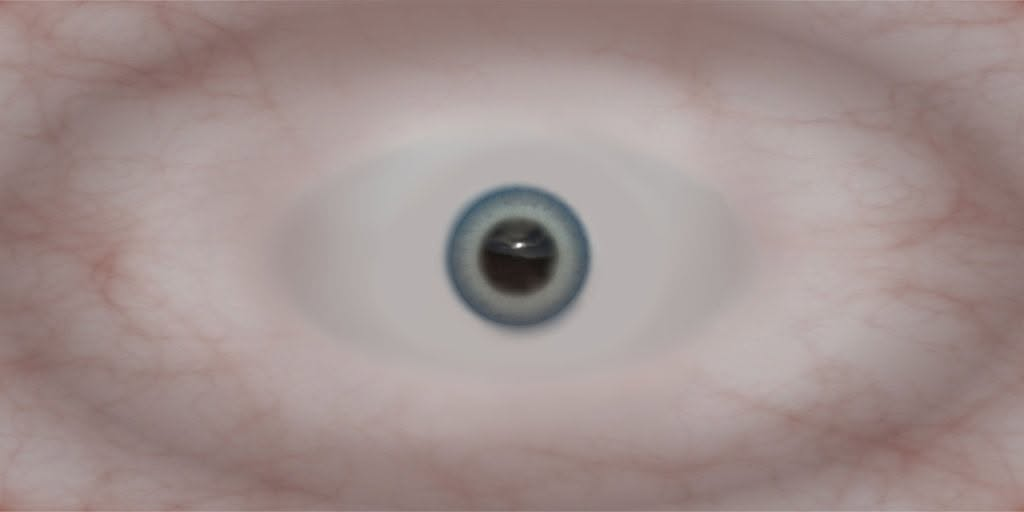
#> input picture Scripts/eye/eye.jpg, 1024 x 512 px; its folder holds only this picture in this run
$ python globe_convert.py eye/eye.jpg
#> lines starting #> are read from the running program, lines starting #| are printed output that depends on the picture; after the words box and inside, x2 and y2 are one past the last pixel; in counts of white or black regions, pixels touching at a corner belong together
"""
globe_convert.py
================
Converts an equirectangular image to a POV globe column array for TM4C123.

Usage:
    python globe_convert.py image.png [options]

    --mode 8bit|4bit     Colour depth (default: 8bit)
    --contrast FLOAT     Contrast multiplier applied before quantisation,
                         e.g. 1.5 boosts contrast 50% (default: 1.0)

Globe geometry:
    144 LEDs span the blade radially (hub to tip).
    LED 0-71   : front face of blade
    LED 72-143 : back face  of blade, stored tip-to-hub so LED 72 sits at
                 the tip adjacent to LED 71 -- seamless image across blade centre.
    NUM_COLUMNS slices cover 180 deg (one full blade pass).
    Front and back faces together reconstruct a full 360 deg equirectangular image.

8-bit output  (--mode 8bit, default):
    palette.h / palette.c   --  const uint8_t palette[256][3]
    globe_data.h / .c       --  const uint8_t globe[NUM_COLUMNS][NUM_LEDS]
                                one byte per LED = palette index

4-bit output  (--mode 4bit):
    palette.h / palette.c   --  const uint8_t palette[16][3]
    globe_data.h / .c       --  const uint8_t globe[NUM_COLUMNS][NUM_LEDS/2]
                                two LEDs packed per byte:
                                  high nibble = even LED index  (i & 1 == 0)
                                  low  nibble = odd  LED index  (i & 1 == 1)
                                matches BuildFrame_4bit() in firmware.
"""

import os
import sys
import re
import argparse
from pathlib import Path
import numpy as np
from PIL import Image, ImageEnhance
from sklearn.cluster import MiniBatchKMeans

# =============================================================================
# CONFIG -- edit these values
# =============================================================================

NUM_COLUMNS   = 140     # Angular slices per 180 deg blade sweep
NUM_LEDS      = 143     # Total LEDs on the blade (LED 0 physically removed)
FRONT_LEDS    = 71      # LEDs on the front face (NUM_LEDS - FRONT_LEDS = back face)
OUTPUT_DIR    = "."     # Directory to write generated files into

# Palette sizes for each mode
PALETTE_SIZES = {
    "8bit": 256,
    "4bit": 16,
}

# =============================================================================
# Naming helpers
# =============================================================================

def sanitize_stem(path: str) -> str:
    stem = Path(path).stem
    stem = re.sub(r'[^A-Za-z0-9_]+', '_', stem).strip('_')
    return stem or "image"

def output_names(image_path: str) -> dict[str, str]:
    stem = sanitize_stem(image_path)
    return {
        "palette_h": f"{stem}_palette.h",
        "palette_c": f"{stem}_palette.c",
        "globe_h":   f"{stem}_data.h",
        "globe_c":   f"{stem}_data.c",
        "stem": stem,
    }

# =============================================================================
# Image loading + preprocessing
# =============================================================================

def load_image(path: str, contrast: float) -> np.ndarray:
    """
    Load and resize the equirectangular image.
    Width  = NUM_COLUMNS * 2  (full 360 deg at column resolution)
    Height = NUM_LEDS         (one pixel per LED radially)

    contrast: multiplier passed to PIL ImageEnhance.Contrast before
              quantisation. 1.0 = unchanged, >1 boosts, <1 flattens.
    """
    img_w = NUM_COLUMNS * 2
    img_h = NUM_LEDS
    img = Image.open(path).convert("RGB")
    img = img.resize((img_w, img_h), Image.LANCZOS)
    if contrast != 1.0:
        img = ImageEnhance.Contrast(img).enhance(contrast)
    return np.array(img, dtype=np.uint8)

# =============================================================================
# Palette generation
# =============================================================================

def build_palette(img: np.ndarray, palette_size: int) -> np.ndarray:
    """
    Build an optimal palette via k-means clustering.
    Returns (palette_size, 3) uint8 RGB array.
    """
    pixels = img.reshape(-1, 3).astype(np.float32)
    km = MiniBatchKMeans(
        n_clusters=palette_size,
        random_state=42,
        n_init=3,
        max_iter=100
    )
    km.fit(pixels)
    return np.clip(km.cluster_centers_, 0, 255).astype(np.uint8)

# =============================================================================
# Quantization
# =============================================================================

def quantize(img: np.ndarray, palette: np.ndarray) -> np.ndarray:
    """
    Map every pixel to its nearest palette index (squared Euclidean distance).
    Returns (height, width) uint8 index array.
    """
    pixels = img.reshape(-1, 3).astype(np.float32)
    pal_f  = palette.astype(np.float32)
    chunk  = 4096
    out    = np.empty(len(pixels), dtype=np.uint8)

    for i in range(0, len(pixels), chunk):
        diff = pixels[i:i+chunk, None, :] - pal_f[None, :, :]  # (chunk, P, 3)
        out[i:i+chunk] = (diff ** 2).sum(axis=2).argmin(axis=1).astype(np.uint8)

    return out.reshape(img.shape[:2])

# =============================================================================
# Globe sampling
# =============================================================================

def sample_globe(idx_img: np.ndarray) -> np.ndarray:
    """
    Sample the quantized index image into a (NUM_COLUMNS, NUM_LEDS) array.

    For each column c:
      angle_front = c / NUM_COLUMNS          (0.0-0.5 across left half of image)
      angle_back  = angle_front + 0.5        (opposite face, right half)

      Front LEDs (0..FRONT_LEDS-1):   sampled hub->tip (top->bottom of image)
      Back  LEDs (FRONT_LEDS..end):   sampled tip->hub (bottom->top of image)

    Returns uint8 array shape (NUM_COLUMNS, NUM_LEDS).
    """
    img_h, img_w = idx_img.shape
    back_leds    = NUM_LEDS - FRONT_LEDS
    globe        = np.zeros((NUM_COLUMNS, NUM_LEDS), dtype=np.uint8)

    for c in range(NUM_COLUMNS):
        a_front = c / NUM_COLUMNS
        a_back  = (a_front + 0.5) % 1.0

        x_front = int(a_front * img_w) % img_w
        x_back  = int(a_back  * img_w) % img_w

        for led in range(FRONT_LEDS):
            y = min(int(((FRONT_LEDS - 1 - led) / FRONT_LEDS) * img_h), img_h - 1)
            globe[c][led] = idx_img[y, x_front]

        for led in range(back_leds):
            y = min(int((led / back_leds) * img_h), img_h - 1)
            globe[c][FRONT_LEDS + led] = idx_img[y, x_back]

    # Force back-face hub LED (last in chain) to black for symmetry.
    # Front = 71 active LEDs, Back = 71 active + 1 black = symmetric.
    globe[:, NUM_LEDS - 1] = 0

    return globe

# =============================================================================
# 4-bit packing
# =============================================================================

def pack_4bit(globe: np.ndarray) -> np.ndarray:
    """
    Pack a (NUM_COLUMNS, NUM_LEDS) index array (values 0-15) into
    a (NUM_COLUMNS, packed_cols) byte array.

    Packing matches BuildFrame_4bit() in firmware:
        high nibble = even LED index  (i & 1 == 0)
        low  nibble = odd  LED index  (i & 1 == 1)

    Handles odd NUM_LEDS: last byte has one LED in high nibble, low nibble = 0.
    """
    assert globe.max() <= 15, "Palette index out of range for 4-bit mode (max 15)"

    packed_cols = (NUM_LEDS + 1) // 2  # 72 bytes for 143 LEDs
    packed = np.zeros((NUM_COLUMNS, packed_cols), dtype=np.uint8)

    for c in range(NUM_COLUMNS):
        for i in range(0, NUM_LEDS - 1, 2):
            packed[c, i // 2] = ((globe[c, i] & 0x0F) << 4) | (globe[c, i + 1] & 0x0F)
        # Odd last LED: high nibble only, low nibble = 0
        if NUM_LEDS % 2 == 1:
            packed[c, packed_cols - 1] = (globe[c, NUM_LEDS - 1] & 0x0F) << 4

    return packed

# =============================================================================
# C file writers
# =============================================================================

def write_palette_h(path: str, header_guard: str, palette_size: int, stem: str) -> None:
    with open(path, "w") as f:
        f.write(
            f"/* {os.path.basename(path)} -- auto-generated by globe_convert.py -- do not edit */\n"
            f"#ifndef {header_guard}\n"
            f"#define {header_guard}\n"
            "#include <stdint.h>\n"
            f"#define PALETTE_SIZE {palette_size}U\n"
            f"extern const uint8_t {stem}_palette[PALETTE_SIZE][3];  /* {{R, G, B}} per entry */\n"
            f"#endif /* {header_guard} */\n"
        )

def write_palette_c(palette: np.ndarray, path: str, header_name: str, stem: str) -> None:
    lines = [
        f"/* {os.path.basename(path)} -- auto-generated by globe_convert.py -- do not edit */",
        f'#include "{header_name}"',
        "",
        f"const uint8_t {stem}_palette[PALETTE_SIZE][3] = {{",
    ]
    for i, (r, g, b) in enumerate(palette):
        lines.append(f"    {{{r:3d}, {g:3d}, {b:3d}}},  /* {i:3d} */")
    lines += ["};", ""]
    with open(path, "w") as f:
        f.write("\n".join(lines))

def write_globe_h_8bit(path: str, header_guard: str, stem: str) -> None:
    with open(path, "w") as f:
        f.write(
            f"/* {os.path.basename(path)} -- auto-generated by globe_convert.py -- do not edit */\n"
            f"#ifndef {header_guard}\n"
            f"#define {header_guard}\n"
            "#include <stdint.h>\n"
            f"#define GLOBE_NUM_COLUMNS {NUM_COLUMNS}U  /* angular slices per 180 deg sweep */\n"
            f"#define GLOBE_NUM_LEDS    {NUM_LEDS}U     /* total LEDs per column */\n"
            f"/* {stem}_data[col][led] = palette index, one byte per LED */\n"
            f"extern const uint8_t {stem}_data[GLOBE_NUM_COLUMNS][GLOBE_NUM_LEDS];\n"
            f"#endif /* {header_guard} */\n"
        )

def write_globe_h_4bit(path: str, header_guard: str, stem: str) -> None:
    packed_leds = (NUM_LEDS + 1) // 2
    with open(path, "w") as f:
        f.write(
            f"/* {os.path.basename(path)} -- auto-generated by globe_convert.py -- do not edit */\n"
            f"#ifndef {header_guard}\n"
            f"#define {header_guard}\n"
            "#include <stdint.h>\n"
            f"#define GLOBE_NUM_COLUMNS   {NUM_COLUMNS}U  /* angular slices per 180 deg sweep */\n"
            f"#define GLOBE_NUM_LEDS      {NUM_LEDS}U     /* total LEDs per column */\n"
            f"#define GLOBE_PACKED_BYTES  {packed_leds}U  /* bytes per column (2 LEDs per byte) */\n"
            f"/* {stem}_data[col][byte]: high nibble = even LED, low nibble = odd LED\n"
            " * Pass column pointer directly to BuildFrame_4bit(). */\n"
            f"extern const uint8_t {stem}_data[GLOBE_NUM_COLUMNS][GLOBE_PACKED_BYTES];\n"
            f"#endif /* {header_guard} */\n"
        )

def write_globe_c(globe: np.ndarray, path: str, header_name: str, mode: str, stem: str) -> None:
    rows, cols = globe.shape
    comment = (
        f"/* {NUM_COLUMNS} columns x {NUM_LEDS} LEDs = {NUM_COLUMNS * NUM_LEDS:,} bytes */"
        if mode == "8bit" else
        f"/* {NUM_COLUMNS} columns x {NUM_LEDS} LEDs packed 4-bit = {rows * cols:,} bytes */"
    )
    dim = "GLOBE_NUM_LEDS" if mode == "8bit" else "GLOBE_PACKED_BYTES"
    lines = [
        f"/* {os.path.basename(path)} -- auto-generated by globe_convert.py -- do not edit */",
        f'#include "{header_name}"',
        "",
        comment,
        f"const uint8_t {stem}_data[GLOBE_NUM_COLUMNS][{dim}] = {{",
    ]
    for c in range(rows):
        row = ", ".join(f"0x{v:02X}" for v in globe[c])
        lines.append(f"    /* col {c:3d} */ {{{row}}},")
    lines += ["};", ""]
    with open(path, "w") as f:
        f.write("\n".join(lines))

# =============================================================================
# Entry point
# =============================================================================

def main():
    parser = argparse.ArgumentParser(
        description="Convert equirectangular image to POV globe C arrays."
    )
    parser.add_argument("image", help="Input image file (equirectangular)")
    parser.add_argument(
        "--mode", choices=["8bit", "4bit"], default="8bit",
        help="Colour depth: 8bit = 256-colour palette (default), "
             "4bit = 16-colour palette packed 2 LEDs/byte"
    )
    parser.add_argument(
        "--contrast", type=float, default=1.0,
        metavar="FLOAT",
        help="Contrast enhancement factor applied before quantisation. "
             "1.0 = no change (default), >1 boosts contrast (e.g. 1.5), "
             "<1 flattens. Useful when source colours are perceptually similar "
             "(e.g. earth blues and greens)."
    )
    args = parser.parse_args()

    image_path   = args.image
    mode         = args.mode
    contrast     = args.contrast
    palette_size = PALETTE_SIZES[mode]

    if not os.path.exists(image_path):
        print(f"Error: '{image_path}' not found.")
        sys.exit(1)

    os.makedirs(OUTPUT_DIR, exist_ok=True)

    print(f"[1/5] Loading:    {image_path}  ({NUM_COLUMNS*2}x{NUM_LEDS} px)"
          + (f"  [contrast x{contrast}]" if contrast != 1.0 else ""))
    img = load_image(image_path, contrast)
#> in load_image, img is the input picture: PIL image 1024x512 RGB; mean R, G, B 161, 144.3, 142.3

    print(f"[2/5] Palette:    k-means {palette_size} colours  [{mode}]")
    palette = build_palette(img, palette_size)
#> palette = 256 rows, first 8: [169, 150, 148], [140, 116, 112], [184, 179, 178], [70, 70, 66], [153, 133, 130], [181, 166, 165], [179, 164, 165], [160, 144, 144]

    print(f"[3/5] Quantize:   mapping pixels to {palette_size} palette indices")
    idx_img = quantize(img, palette)
#> in quantize, `pal_f  = palette.astype(np.float32)`: pal_f has the same summary as palette in main
#> the loop in quantize, `for i in range(0, len(pixels), chunk):` made 10 passes
#> i on passes 2 to 10: 4096, 8192, 12288, 16384, 20480, 24576, 28672, 32768, 36864
#> pass 1, in quantize, `diff = pixels[i:i+chunk, None, :] - pal_f[None, :, :]`:
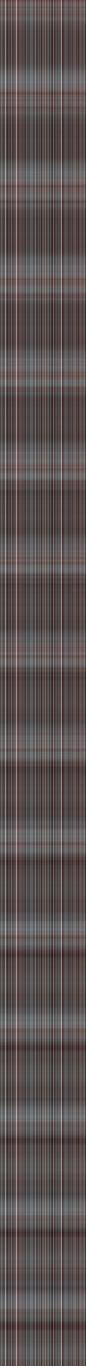
#> diff: shape (4096, 256, 3) float32 (shown at 1/3 size); mean of channels 0, 1, 2 -6.7, -14.1, -15.2; drawn with min black and max white
#> pass 2, in quantize, `diff = pixels[i:i+chunk, None, :] - pal_f[None, :, :]`:
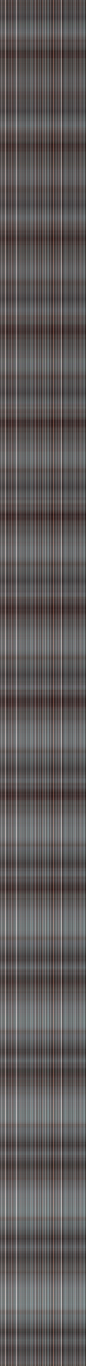
#> diff: shape (4096, 256, 3) float32 (shown at 1/3 size); mean of channels 0, 1, 2 0.4, -3.8, -4; drawn with min black and max white
#> pass 3, in quantize, `diff = pixels[i:i+chunk, None, :] - pal_f[None, :, :]`:
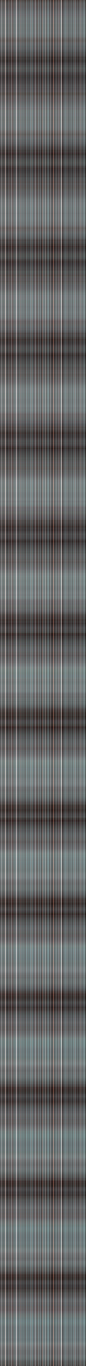
#> diff: shape (4096, 256, 3) float32 (shown at 1/3 size); mean of channels 0, 1, 2 14, 14.7, 15; drawn with min black and max white
#> in quantize, `return out.reshape(img.shape[:2])`:
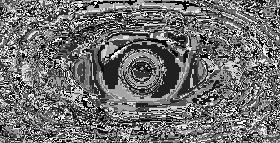
#> returned value: shape (143, 280); min 0, max 255, mean 111.1

    print(f"[4/5] Sampling:   {NUM_COLUMNS} columns x {NUM_LEDS} LEDs "
          f"({FRONT_LEDS} front / {NUM_LEDS - FRONT_LEDS} back)")
    globe = sample_globe(idx_img)
#> after the loop in sample_globe, `for c in range(NUM_COLUMNS):`:
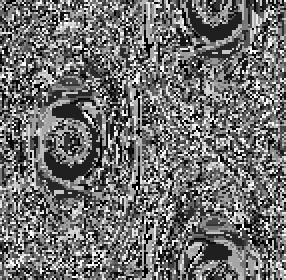
#> globe: shape (140, 143) (shown 2 times larger); min 0, max 255, mean 111.3
#> in sample_globe, `globe[:, NUM_LEDS - 1] = 0`:
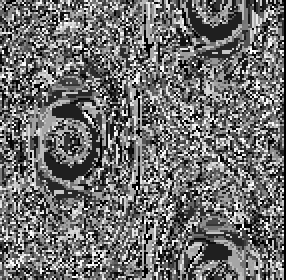
#> globe: shape (140, 143) (shown 2 times larger); 0.7% of pixels changed, all inside (x1, y1, x2, y2) = (142, 0, 143, 140)

    if mode == "4bit":
        print(f"[4b]  Packing:   2 LEDs per byte (high nibble=even, low nibble=odd)")
        globe = pack_4bit(globe)

    names     = output_names(image_path)
    stem      = sanitize_stem(image_path)
    palette_h = os.path.join(OUTPUT_DIR, names["palette_h"])
    palette_c = os.path.join(OUTPUT_DIR, names["palette_c"])
    globe_h   = os.path.join(OUTPUT_DIR, names["globe_h"])
    globe_c   = os.path.join(OUTPUT_DIR, names["globe_c"])

    print(f"[5/5] Writing:    {os.path.abspath(OUTPUT_DIR)}/")
    write_palette_h(palette_h, f"{stem.upper()}_PALETTE_H", palette_size, stem)
    write_palette_c(palette, palette_c, os.path.basename(palette_h), stem)
#> the loop in write_palette_c, `for i, (r, g, b) in enumerate(palette):` made 256 passes
#> after the loop in write_palette_c, `for i, (r, g, b) in enumerate(palette):`: lines = 260 items

    if mode == "8bit":
        write_globe_h_8bit(globe_h, f"{stem.upper()}_DATA_H", stem)
    else:
        write_globe_h_4bit(globe_h, f"{stem.upper()}_DATA_H", stem)

    write_globe_c(globe, globe_c, os.path.basename(globe_h), mode, stem)
#> after the loop in write_globe_c, `for c in range(rows):`: lines = 145 items

    globe_bytes   = globe.size
#> globe_bytes = 20020
    palette_bytes = palette_size * 3
    total         = globe_bytes + palette_bytes
#> total = 20788

    print(f"\n  mode       : {mode}")
    if contrast != 1.0:
        print(f"  contrast   : x{contrast}")
    print(f"  globe_data : {globe_bytes:,} bytes")
#|   globe_data : 20,020 bytes
    print(f"  palette    : {palette_bytes:,} bytes")
    print(f"  total      : {total:,} bytes  ({total / 1024:.1f} KB)")
#|   total      : 20,788 bytes  (20.3 KB)

    if total > 32768:
        print(f"\n  NOTE: exceeds TM4C123 32 KB SRAM -- declare arrays as 'const' for flash.")
    else:
        print(f"  Fits in SRAM with {(32768 - total) / 1024:.1f} KB spare.")
#|   Fits in SRAM with 11.7 KB spare.


if __name__ == "__main__":
    main()
